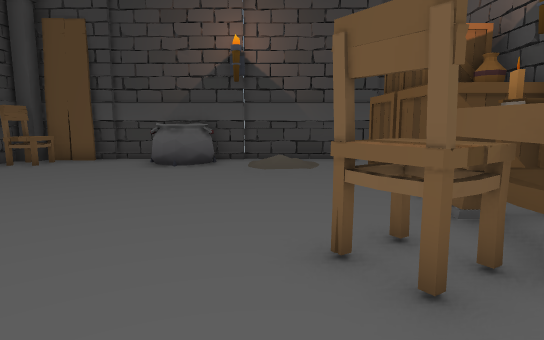
[1] (above)

13 first-person views from a walk through a 3-D level made in the Unity game engine. The camera is 1.3 m above the floor, tilts 8° down and sees 75° across. Doors are open. The floor is counted in squares, 1 m on a side. Each view is taken from the middle of a square. On the plan, view 1 faces up. The plan holds only what a view shows up to about 15 squares ahead; the rest is blank. The place goes on beyond the plan. The player is left out.

[2]
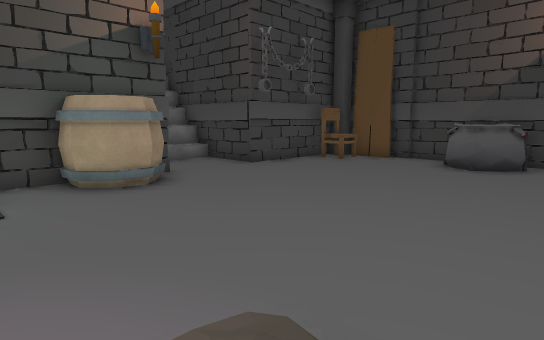

[3]
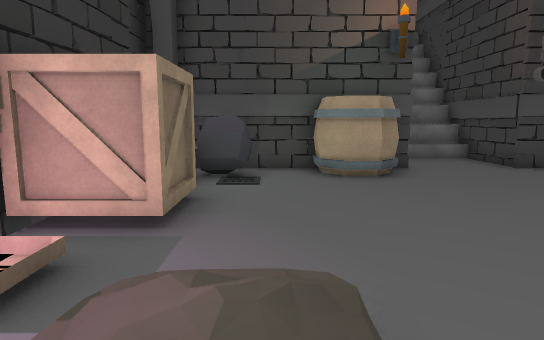

[4]
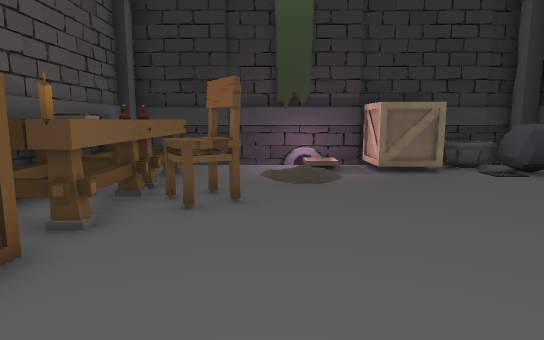

[5]
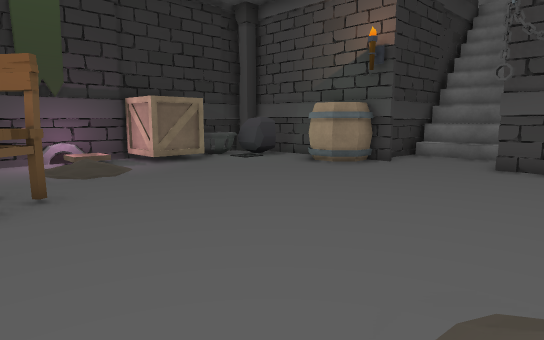

[6]
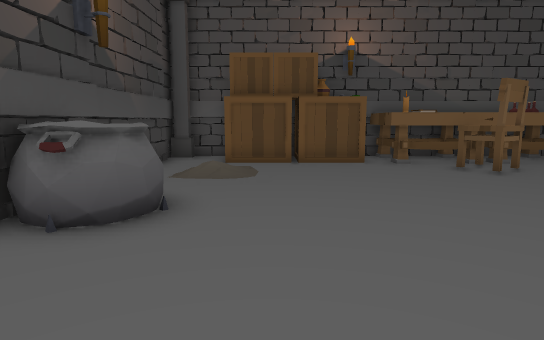

[7]
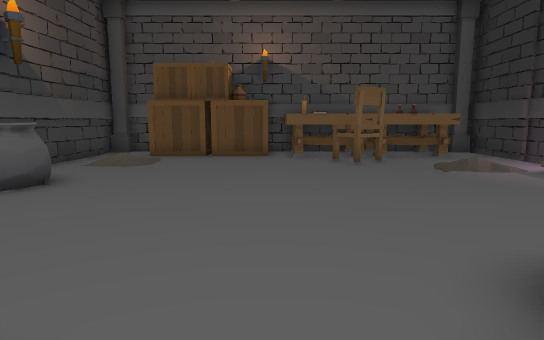

[8]
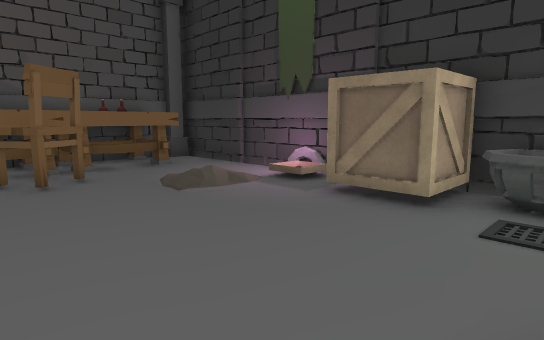

[9]
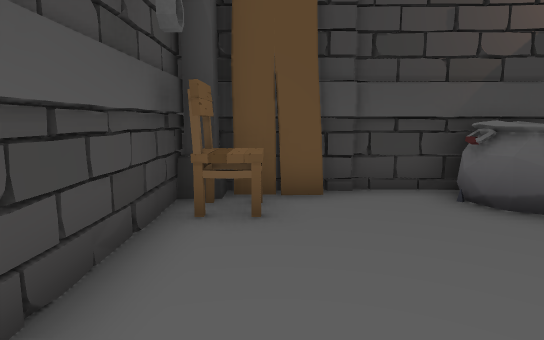

[10]
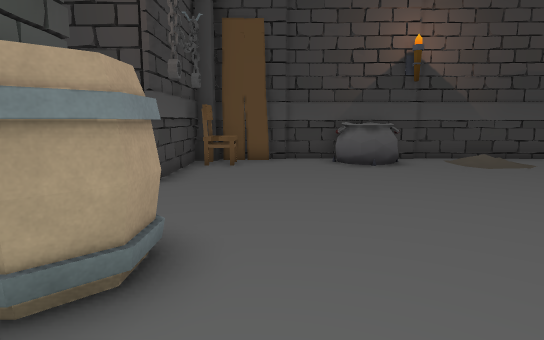

[11]
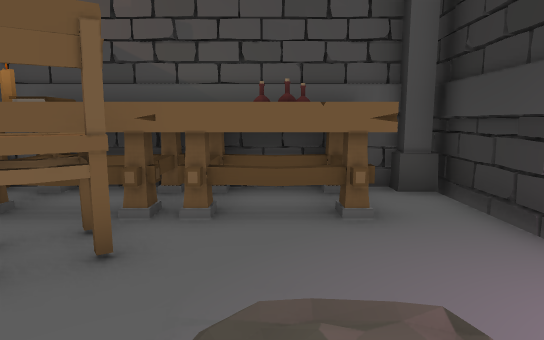

[12]
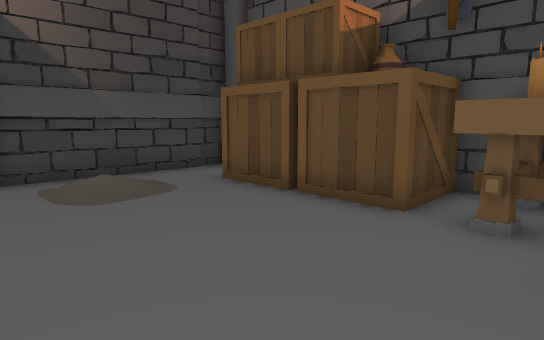

[13]
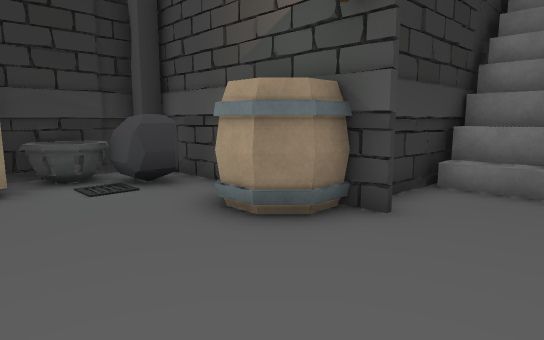

### Floor plan
Key: @ floor where view 1 was taken; # wall or solid block; . floor; / step, stairs or slope; D open door; = window, fence, low wall or low ledge; ^ raised ledge; C chair; B box; A candle; T table; R barrel; K rock; E crate; L bottle; O other object.
Columns run from 14 left of view 1 to 5 right of it. Each row starts with its distance up from view 1.
 13      ###############
 12      #O##.=^^......O
 11      #CC..#^#.//...#
 10      #........//.BB
  9      #...........BB
  8  #####...........BB#
  7  ^^..DD.......... B#
  6  ^^..DD..........BB#
  5  ^^..D...........AT#
  4 ######R........C.OO#
  3       RR.......CCTT#
  2      #R..........TT#
  1      #.......//..LO#
  0      #KK.EEE./@..TO#
 -1      #O#=E E//.....#
 -2      #O### #########

Positions as (right, up) in squares from view 1, and headings:
1: (0, 0), facing up
2: (0, 0), facing up-left
3: (1, 1), facing left
4: (0, 10), facing down
5: (2, 10), facing down-left
6: (-8, 9), facing right
7: (-10, 6), facing right
8: (-7, 5), facing down-right
9: (-7, 6), facing up
10: (-6, 0), facing up
11: (-2, 1), facing right
12: (-2, 4), facing up-right
13: (-4, 7), facing down-left
